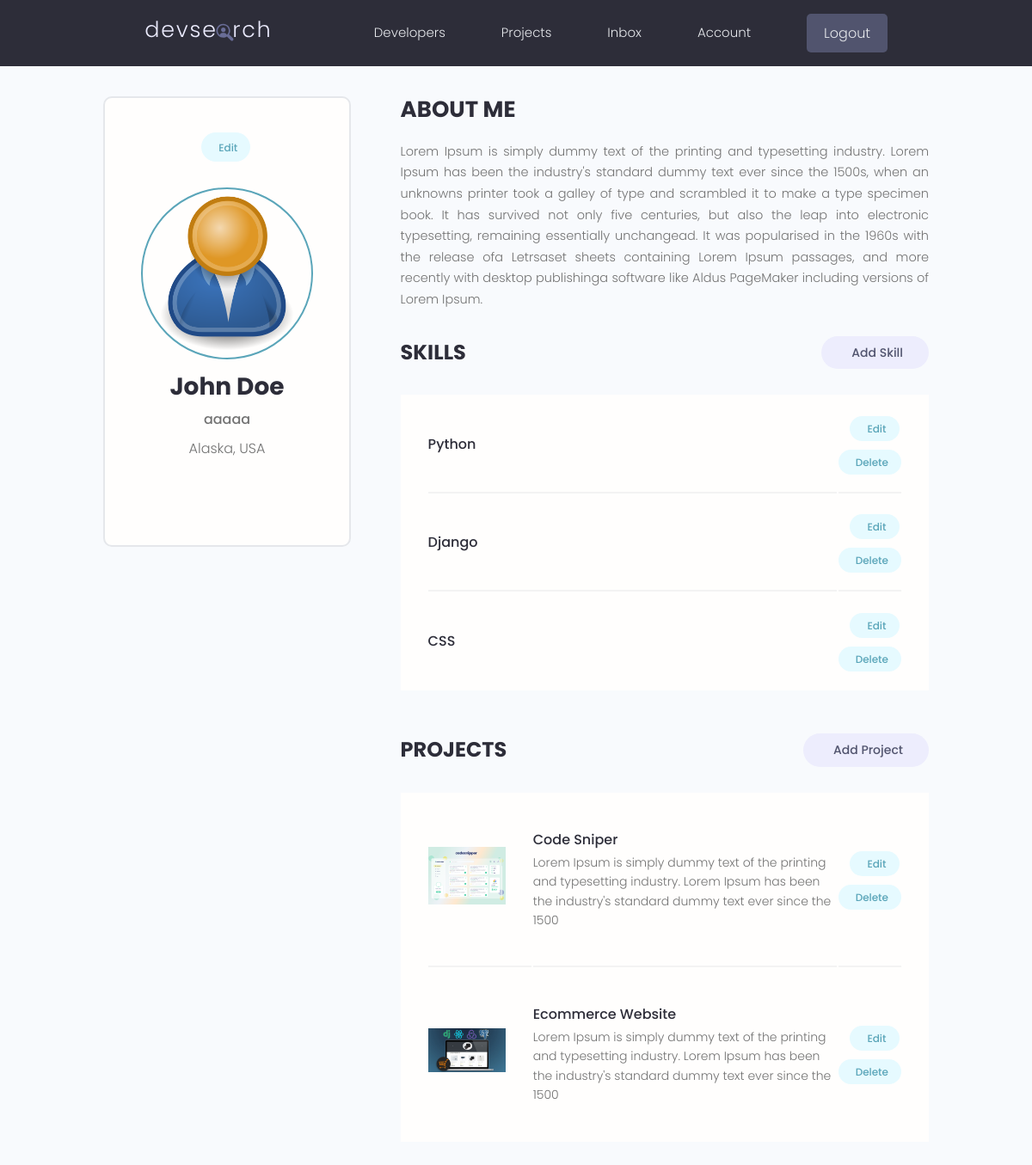
/account/ (signed in), run on the app's committed database.
### users/models.py (models this page shows, shortened)
class Profile(models.Model):
    user = models.OneToOneField(User, on_delete=models.CASCADE, null=True, blank=True)
    name = models.CharField(max_length=200, blank=True, null=True)
    email = models.EmailField(max_length=500, blank=True, null=True)
    username = models.CharField(max_length=200, blank=True, null=True)
    location = models.CharField(max_length=200, blank=True, null=True)
    short_intro = models.CharField(max_length=200, blank=True, null=True)
    bio = models.TextField(blank=True, null=True)
    profile_image = models.ImageField(null=True, blank=True, upload_to='profiles/', default='/profiles/user-default.png')
    social_github = models.CharField(max_length=200, blank=True, null=True)
    social_twitter = models.CharField(max_length=200, blank=True, null=True)
    social_linkedin = models.CharField(max_length=200, blank=True, null=True)
    social_youtube = models.CharField(max_length=200, blank=True, null=True)
    social_website = models.CharField(max_length=200, blank=True, null=True)
    created = models.DateTimeField(auto_now_add=True)
    id = models.UUIDField(default=uuid.uuid4, unique=True, primary_key=True, editable=False)
    class Meta:
        ordering = ['created']
    @property
    def imageURL(self):
        try:
            url = self.profile_image.url
        except:
            url = ''
        return url

class Skill(models.Model):
    owner = models.ForeignKey(Profile, on_delete=models.CASCADE, null=True, blank=True)
    name = models.CharField(max_length=200, blank=True, null=True)
    description = models.TextField(null=True, blank=True)
    created = models.DateTimeField(auto_now_add=True)
    id = models.UUIDField(default=uuid.uuid4, unique=True, primary_key=True, editable=False)

### projects/models.py (models this page shows, shortened)
class Project(models.Model):
    owner = models.ForeignKey(Profile, null=True, blank=True, on_delete=models.CASCADE)
    title = models.CharField(max_length=200)
    description = models.TextField(null = True, blank=True)
    featured_image = models.ImageField(null=True, blank=True, default="default.jpg")
    demo_link = models.CharField(max_length=2000, null = True, blank=True)
    source_link = models.CharField(max_length=2000, null=True, blank=True)
    tags = models.ManyToManyField("Tag", blank=True)
    vote_total = models.IntegerField(default=0, null=True, blank=True)
    vote_ratio = models.IntegerField(default=0, null=True, blank=True)
    created = models.DateTimeField(auto_now_add=True)
    id = models.UUIDField(default=uuid.uuid4, unique=True, primary_key=True, editable=False)
    class Meta:
        ordering = ['-vote_ratio', '-vote_total', 'title']
    @property
    def imageURL(self):
        try:
            url = self.featured_image.url
        except:
            url = ''
        return url

### users/views.py (the view)
# urls.py: path('account/', views.userAccount, name="account"),
@login_required(login_url='login')
def userAccount(request):
    profile = request.user.profile
    skills = profile.skill_set.all()
    projects = profile.project_set.all()
    context = {'profile':profile, 'skills':skills, 'projects':projects}
    return render(request, 'users/account.html', context)

### users/templates/users/account.html (shortened to what this page needs)
{% extends 'main.html' %}
{% block content %}
  <main class="settingsPage profile my-md">
    <div class="container">
      <div class="layout">
        <div class="column column--1of3">
          <div class="card text-center">
            <div class="card__body dev">
              <a class="tag tag--pill tag--main settings__btn" href="{% url 'edit-account' %}"> Edit</a>
              <img class="avatar avatar--xl dev__avatar" src="{{profile.imageURL}}" />
              <h2 class="dev__name">{{profile.name}}</h2>
              <p class="dev__title">{{profile.short_intro}}</p>
              <p class="dev__location">{{profile.location}}</p>
            </div>
          </div>
        </div>
        <div class="column column--2of3">
          <div class="devInfo">
            <h3 class="devInfo__title">About Me</h3>
            <p class="devInfo__about">{{profile.bio}}</p>
          </div>
          <div class="settings">
            <h3 class="settings__title">Skills</h3>
            <a class="tag tag--pill tag--sub settings__btn tag--lg" href="{% url 'create-skill' %}"> Add Skill</a>
          </div>
          <table class="settings__table">
            {% for skill in skills %}
            <tr>
              <td class="settings__tableInfo">
                <h4>{{skill.name}}</h4>
              </td>
              <td class="settings__tableActions">
                <a class="tag tag--pill tag--main settings__btn" href="{% url 'update-skill' skill.id %}"> Edit</a>
                <a class="tag tag--pill tag--main settings__btn" href="{% url 'delete-skill' skill.id %}?next=/account">
                  Delete</a>
              </td>
            </tr>
            {% endfor %}
          </table>
          <div class="settings">
            <h3 class="settings__title">Projects</h3>
            <a class="tag tag--pill tag--sub settings__btn tag--lg" href="{% url 'create-project' %}"> Add Project</a>
          </div>
          <table class="settings__table">
            {% for project in projects %}
            <tr>
              <td class="settings__thumbnail">
                <a href="{% url 'project' project.id %}"><img src="{{project.imageURL}}" alt="Project Thumbnail" /></a>
              </td>
              <td class="settings__tableInfo">
                <a href="{% url 'project' project.id %}">{{project.title}}</a>
                <p>{{project.description|slice:"150"}}</p>
              </td>
              <td class="settings__tableActions">
                <a class="tag tag--pill tag--main settings__btn" href="{% url 'update-project' project.id %}"> Edit</a>
                <a class="tag tag--pill tag--main settings__btn" href="{% url 'delete-project' project.id %}?next=/account">
                  Delete</a>
              </td>
            </tr>
            {% endfor %}
          </table>
        </div>
      </div>
    </div>
  </main>
  {% endblock content %}

### static/styles/app.css (style rules this page uses)
:root { --color-sub: #2d2d39; }
.card { border: 2px solid var(--color-light); }
img { width: 100%; }
.profile .card > .dev { padding: 4rem; }
.dev__avatar { display: block; margin: auto; }
.dev__name { color: var(--color-sub); font-size: 2.8rem; font-weight: 700; margin-top: 1rem; margin-bottom: 0.5rem; }
.dev__title { font-size: 1.6rem; font-weight: 500; line-height: 1.3; }
.dev__location { margin-top: 1rem; }
.devInfo { margin-bottom: 3rem; }
.devInfo__title, .devInfo__subtitle { font-size: 2.6rem; color: var(--color-sub); text-transform: uppercase; font-weight: 700; margin-bottom: 1.5rem; }
.devInfo__about, .devSkill__info { font-size: 1.45rem; line-height: 1.7; text-align: justify; }
.settingsPage .dev > .settings__btn { display: inline-block; margin-bottom: 3rem; }
.settings { display: flex; justify-content: space-between; align-items: center; }
.settings__title { font-size: 2.4rem; text-transform: uppercase; font-weight: 700; color: var(--color-sub); }
.settings__table { margin-top: 3rem; margin-bottom: 5rem; padding: 0 3rem; background: var(--color-white); }
.settings__table tr { width: 100%; }
.settings__table tr > td { padding: 2rem 0; }
.settings__table tr:not(:last-child) td { border-bottom: 2px solid var(--color-white-light); }
.settings__thumbnail { width: 23%; min-width: 10rem; }
.settings__thumbnail img { padding-right: 3rem; height: 15rem; object-fit: contain; }
.settings__tableInfo { width: 100%; }
.settings__tableInfo h4, .settings__tableInfo a { padding-right: 1rem; width: auto; font-size: 1.6rem; font-weight: 500; color: var(--color-sub); }
.settings__tableInfo p { font-size: 1.4rem; }
.settings__tableActions { text-align: right; }

### static/uikit/styles/modules/_variables.css (style rules this page uses)
:root { --color-main: #5aa5b9; --color-main-light: #e6faff; --color-sub: #3f4156; --color-sub-light: #51546e; --color-sub-lighter: #ededfd; --color-text: #737373; --color-gray: #8b8b8b; --color-light: #e5e7eb; --color-light-gray: #767676; --color-bg: #f8fafd; --color-white: #fffefd; --color-white-light: #f3f3f3; --color-success: #359e64; --color-success-bg: #def8e8; --color-error: #fc4b0b; --color-error-bg: #fff2ee; --font-base: 'Poppins', arial, helvetica, 'Segoe UI', roboto, ubuntu, sans-serif; --font-monospace: 'Fira Code', 'Courier New', courier, monospace; --font-regular: 300; --font-medium: 500; --font-bold: 700; --generic-shadow: 1px 1px 5px #00000010; --generic-transition: all 0.3s ease-in-out; }

### static/uikit/styles/modules/_base.css (style rules this page uses)
* { margin: 0; padding: 0; box-sizing: border-box; text-rendering: optimizeLegibility; color: inherit; font-size: inherit; }
html { font-size: 50%; }
@media only screen and (min-width: 480px) { html { font-size: 56.25%; } }
@media only screen and (min-width: 1200px) { html { font-size: 62.5%; } }
body { line-height: 1.6; font-weight: 400; font-size: 1.5rem; color: var(--color-text); background-color: var(--color-bg); min-height: 100vh; }

### static/uikit/styles/modules/_typography.css (style rules this page uses)
* { font-family: var(--font-base); }
h2 { font-size: 3.6rem; font-weight: var(--font-bold); }
h3 { font-size: 3.2rem; font-weight: var(--font-medium); }
h4 { font-size: 2.8rem; font-weight: var(--font-medium); }
p, span, strong { font-size: 1.6rem; color: var(--color-text); font-weight: var(--font-regular); }
a { padding-bottom: 2px; text-decoration: none; display: inline-block; color: var(--color-main); font-weight: var(--font-medium); }

### static/uikit/styles/modules/_utilities.css (style rules this page uses)
.container { width: 92%; max-width: 165rem; margin: 0 auto; box-sizing: border-box; }
@media screen and (min-width: 1000px) { .container { width: 90%; } }
@media screen and (min-width: 1200px) { .container { width: 80%; } }
.text-center { text-align: center; }
.my-md { margin: 3rem auto; }

### static/uikit/styles/modules/_avatar.css (style rules this page uses)
.avatar { border-radius: 50%; border: 2px solid var(--color-main); object-fit: cover; }
.avatar--xl { height: 20rem; width: 20rem; }

### static/uikit/styles/modules/_card.css (style rules this page uses)
.card { border-radius: 1rem; background-color: var(--color-white); border: 1.5px solid var(--color-light); width: auto; height: auto; margin-top: 0.5rem; margin-bottom: 0.5rem; overflow: hidden; }
.card__body, .card__header { padding: 2rem 2.5rem; }

### static/uikit/styles/modules/_layout.css (style rules this page uses)
.layout { display: flex; flex-flow: row wrap; justify-content: space-between; }
.layout > .column { margin-bottom: 3rem; }
.layout > .column.column--1of3 { flex-basis: 30%; }
.layout > .column.column--2of3 { flex-basis: 64%; }

### data on the page
Profile: imageURL (placeholder picture), name "John Doe", short_intro "aaaaa", location "Alaska, USA", bio "Lorem Ipsum is simply dummy text of the printing and typesetting industry. Lorem Ipsum has been the industry's standard dummy text ever since the 1500s, when an unknowns printer took a galley of type and scrambled it to make a type specimen book. It has survived not only five centuries, but also the leap into electronic typesetting, remaining essentially unchangead. It was popularised in the 1960s with the release ofa Letrsaset sheets containing Lorem Ipsum passages, and more recently with desktop publishinga software like Aldus PageMaker including versions of Lorem Ipsum."
Skill: name "Python"
Skill: name "Django"
Skill: name "CSS"
Project: imageURL (picture), title "Code Sniper", description "Lorem Ipsum is simply dummy text of the printing and typesetting industry. Lorem Ipsum has been the industry's standard dummy text ever since the 1500"
Project: imageURL (picture), title "Ecommerce Website", description "Lorem Ipsum is simply dummy text of the printing and typesetting industry. Lorem Ipsum has been the industry's standard dummy text ever since the 1500"
